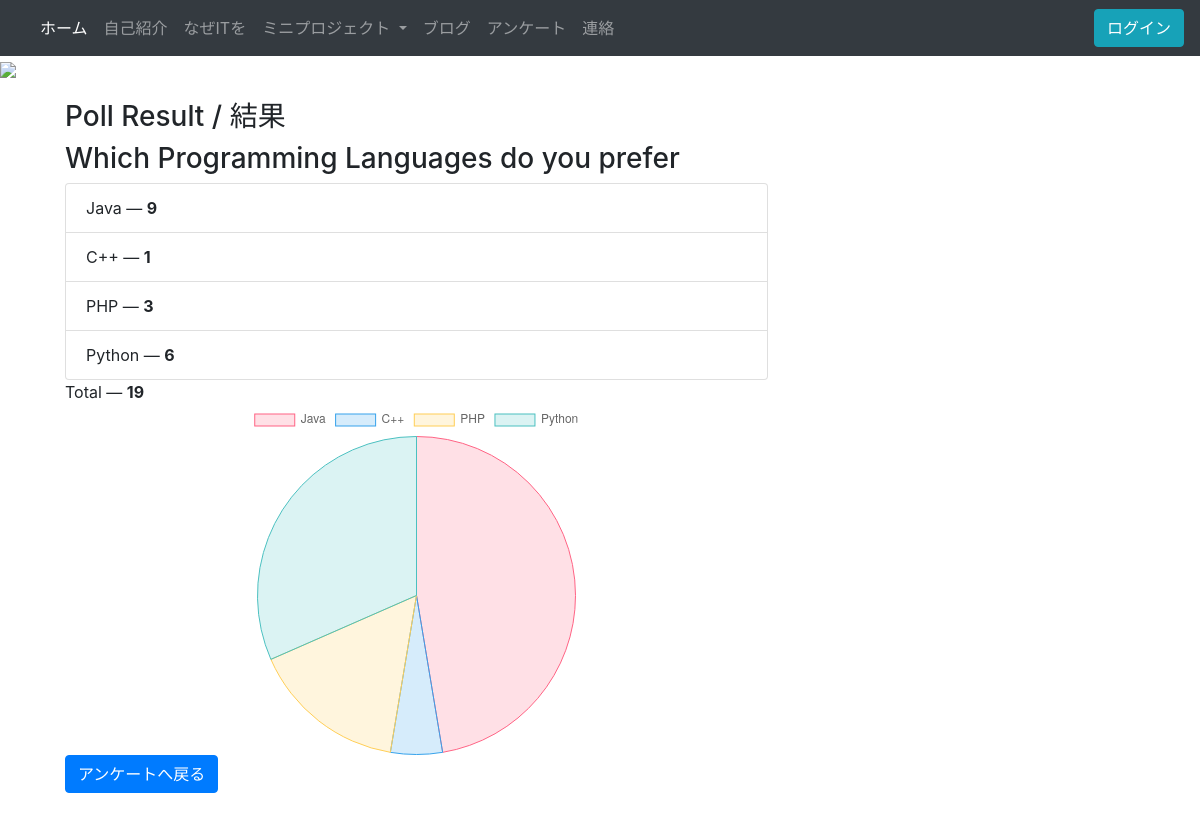
/results/1/, run on an earlier commit of the app's database.
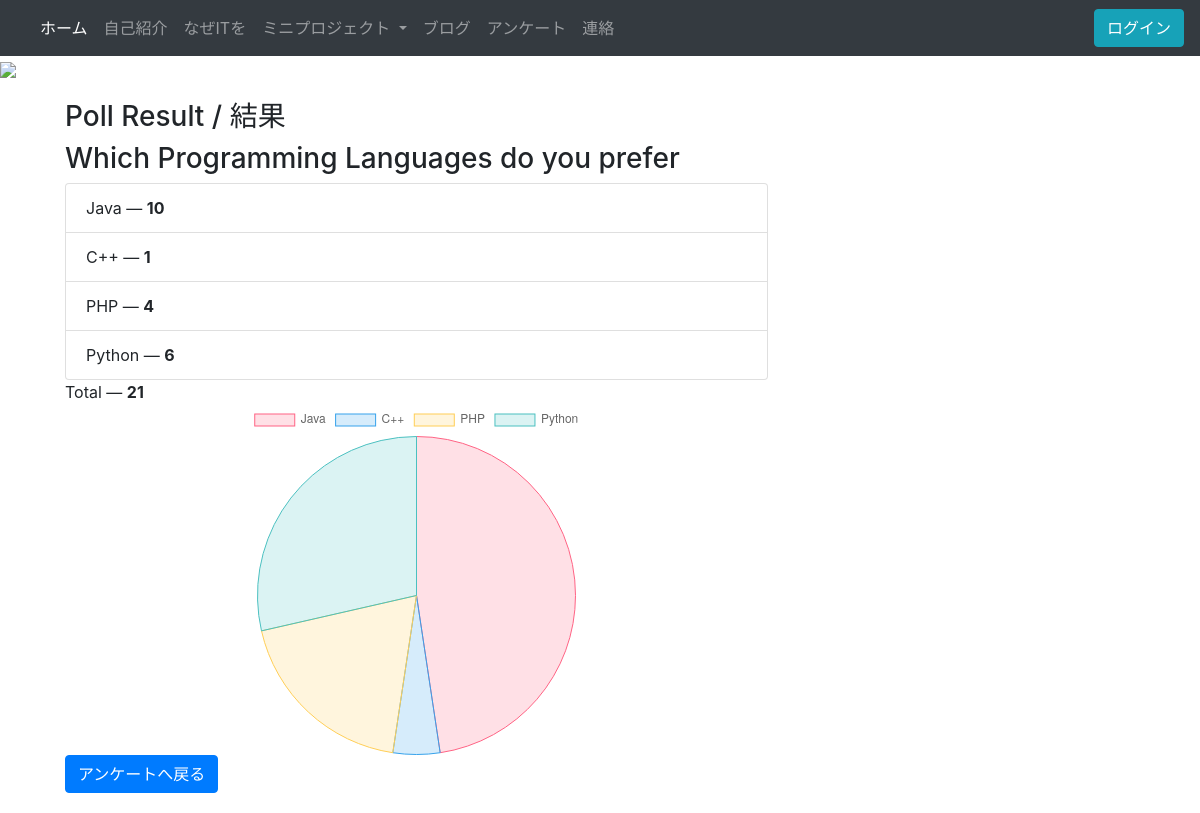
And on a later commit of the database.
### intro/models.py (models this page shows)
class Poll(models.Model):
    question = models.TextField()
    option_one = models.CharField(max_length=50)
    option_two = models.CharField(max_length=50)
    option_three = models.CharField(max_length=50)
    option_four = models.CharField(max_length=50)
    option_one_count = models.IntegerField(default=0)
    option_two_count = models.IntegerField(default=0)
    option_three_count = models.IntegerField(default=0)
    option_four_count = models.IntegerField(default=0)
    def total(self):
        return self.option_one_count + self.option_two_count + self.option_three_count + self.option_four_count

### intro/views.py (the view)
# urls.py: path('results/<poll_id>/', poll_results),
def poll_results(request, poll_id):
    poll = Poll.objects.get(pk=poll_id)
    context = {
        'poll': poll
    }
    return render(request, 'poll_results.html', context)

### intro/templates/poll_results.html (shortened to what this page needs)
{% extends "base.html" %}
{% block content %}
<div class="container">
    <div class="col-lg-8 col-lg-offset-2">
        <div class="panel panel-default">
            <div class="panel-heading">
                <h3 class="panel-title">Poll Result / 結果</h3>
            </div>
            <div class="panel-body">
                <h3>{{ poll.question }}</h3>
            </div>
            <ul class="list-group">
                <li class="list-group-item">{{poll.option_one}} &mdash; <strong>{{poll.option_one_count}}</strong></li>
                <li class="list-group-item">{{poll.option_two}} &mdash; <strong>{{poll.option_two_count}}</strong></li>
                <li class="list-group-item">{{poll.option_three}} &mdash; <strong>{{poll.option_three_count}}</strong></li>
                <li class="list-group-item">{{poll.option_four}} &mdash; <strong>{{poll.option_four_count}}</strong></li>
            </ul>
            <div class="panel-footer">
                Total &mdash; <strong>{{poll.total}}</strong>
            </div>
        </div>
    </div>
    <div class="col-lg-8 col-lg-offset-2">
        <canvas id="myChart"></canvas>
		<script>
		var ctx = document.getElementById('myChart').getContext('2d');
		var myChart = new Chart(ctx, {
			type: 'pie',
			data: {
				labels: ['{{poll.option_one}}','{{poll.option_two}}','{{poll.option_three}}','{{poll.option_four}}'],
				datasets: [{
					label: '# of Votes',
					data: [{{poll.option_one_count}}, {{poll.option_two_count}}, {{poll.option_three_count}}, '{{poll.option_four_count}}'],
					backgroundColor: [
						'rgba(255, 99, 132, 0.2)',
						'rgba(54, 162, 235, 0.2)',
						'rgba(255, 206, 86, 0.2)',
						'rgba(75, 192, 192, 0.2)',
						'rgba(153, 102, 255, 0.2)',
						'rgba(255, 159, 64, 0.2)'
					],
					borderColor: [
						'rgba(255, 99, 132, 1)',
						'rgba(54, 162, 235, 1)',
						'rgba(255, 206, 86, 1)',
						'rgba(75, 192, 192, 1)',
						'rgba(153, 102, 255, 1)',
						'rgba(255, 159, 64, 1)'
					],
					borderWidth: 1
				}]
			},
			options: {
			}
		});
		</script>
        <a class="btn btn-primary" href="/polls">アンケートへ戻る</a>
    </div>
</div>
{% endblock %}

### intro/templates/base.html (shortened to what this page needs)
<!DOCTYPE html>
<html lang="en">
<head>
  <link rel="stylesheet" href="https://stackpath.bootstrapcdn.com/bootstrap/4.5.2/css/bootstrap.min.css">
</head>
<body>
    <nav class="navbar navbar-expand-lg navbar-dark bg-dark">
      <div class="collapse navbar-collapse" id="navbarSupportedContent">
        <ul class="navbar-nav mr-auto">
          <li class="nav-item active">
            <a class="nav-link" href="/">ホーム <span class="sr-only">(current)</span></a>
          </li>
          <li class="nav-item">
            <a class="nav-link" href="/about">自己紹介</a>
          </li>
          <li class="nav-item">
            <a class="nav-link" href="/whyit">なぜITを</a>
          </li>
          <li class="nav-item dropdown">
        <a class="nav-link dropdown-toggle" href="#" id="navbarDropdown" role="button" data-toggle="dropdown" aria-haspopup="true" aria-expanded="false">
          ミニプロジェクト
        </a>
      </li>
          <li class="nav-item">
            <a class="nav-link" href="/posts">ブログ</a>
          </li>
            <li class="nav-item">
            <a class="nav-link" href="/polls">アンケート</a>
          </li>
          <li class="nav-item">
            <a class="nav-link" href="/contact">連絡</a>
          </li>
        </ul>
        <form class="form-inline my-2 my-lg-0">
          {% if user.is_authenticated %}
          <small style="color:white;">歓迎！<b>{{request.user.username}}</b>さん </small>
            {% if user.is_superuser %}
            <a class="nav-link" href="/admin">Admin</a>
            {% endif %}
            <a class="btn btn-warning my-2 my-sm-0" href="/logout">ログアウト</a>
          {% else %}
            <a class="btn btn-info my-2 my-sm-0" href="/login">ログイン</a>
          {% endif %}
        </form>
      </div>
    </nav>
    <div>
        <img class="img-fluid" src="/media/pic/sakura2019.png">
    </div>
    {% block content %}
    {% endblock content %}
</body>
</html>

### intro/templates/base.html (style rules this page uses)
.container { padding: 20px; }

What changed in the data, as far as the page shows it:
changed Poll "Which Programming Languages do you prefer": option_one_count "9" → "10"; option_three_count "3" → "4"; total "19" → "21"
Also different on the page:
chart data {{ poll.option_one_count }}: 9 → 10
chart data {{ poll.option_three_count }}: 3 → 4
